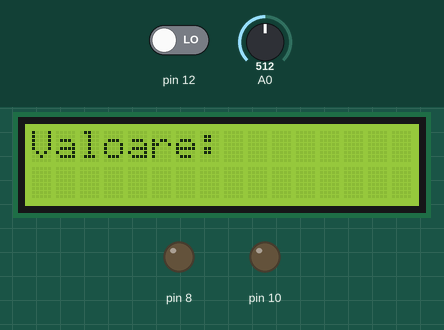
A sketch run on a simulated Arduino Uno, built with avr-gcc and run on an emulated ATmega328P. Parts: 16×2 character LCD, output pins drawn as LEDs (lit = HIGH). The test bench sets the inputs (shaded band); at power-on: pin 12 LOW, A0 = 512.

Above: at 1.2 s.
1.3 s: pin 12 driven HIGH
At 2.3 s:
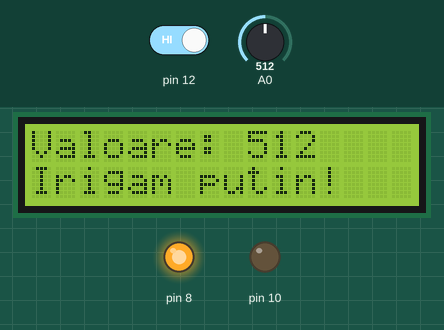
2.8 s: A0 set to 361
At 3.5 s:
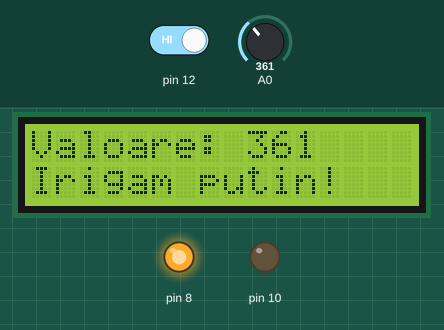
4.3 s: A0 set to 334
At 4.6 s:
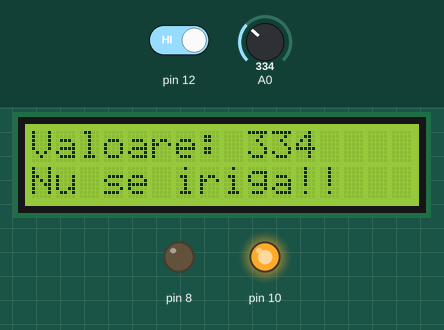
5.8 s: A0 set to 960
At 6.9 s:
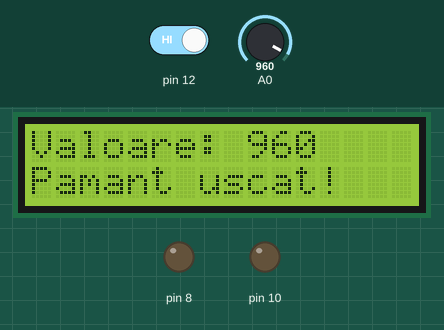
Timing chart, 0 to 8.3 s (numbered marks = the images above; inputs shaded):
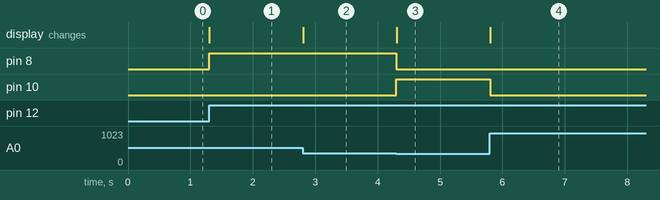

The sketch:

Irigatii.ino
```cpp
#include <LiquidCrystal.h>

class Pin
{
protected:
int pin;
public:
  int Pin_Query()
{
  return pin;
}
};

class LED:public Pin
{
private:

public:
  LED(int x)
  {
    pin=x;
  }

};

class Senzor:public Pin
{
private:
int value;
public:
Senzor(int x)
{
  pin=x;
}
int State()
{
  value=analogRead(pin);
  return value;
}
};

class Buton:public Pin
{
private:
  int value;
public:
Buton(int x)
{
  pin=x;
}
int State()
{
  value=digitalRead(pin);
  return value;
}
};


LED galben(8); //initializam pin prin clasa LED
LED rosu(10);  //initializam pin prin clasa LED

Senzor soil_moisture(A0); //initializam pin prin clasa Senzor

Buton b1(12);  //initializam pin prin clasa Button

int Q[6]={7,6,5,4,3,2}; // RS E DB4 DB5 DB6 DB7

LiquidCrystal lcd(Q[0],Q[1],Q[2],Q[3],Q[4],Q[5]);  //declaram pinii pentru LCD

void setup() {

  Serial.begin(9600);
  lcd.begin(16, 2);
  pinMode(b1.Pin_Query(), INPUT);
  pinMode(galben.Pin_Query(), OUTPUT);
  pinMode(rosu.Pin_Query(), OUTPUT);

 lcd.print("Valoare: ");
}

int umiditate,prag=350;

void loop() {


 if(b1.State()==HIGH) //daca butonul este apasat atunci porneste sistemul
 {
  umiditate=soil_moisture.State();
     lcd.setCursor(9, 0); // se seteaza primul rand, col 9
     lcd.print(umiditate);

    if(umiditate>950) // daca este pamant uscat
    {
      lcd.setCursor(13, 0);
      lcd.print(" ");
      lcd.setCursor(0, 1);
      lcd.print("Pamant uscat!");
      digitalWrite(rosu.Pin_Query(), LOW);
      digitalWrite(galben.Pin_Query(), LOW);


    }
    else
    if(umiditate<950 && umiditate>=350) // pamant umed
    {
 //      lcd.clear();
       digitalWrite(rosu.Pin_Query(), LOW);
       digitalWrite(galben.Pin_Query(), HIGH);
       lcd.setCursor(12, 0);
       lcd.print(" ");
       lcd.setCursor(0, 1);
       lcd.print("Irigam putin!");
    }
    else
    if(umiditate<prag) // daca nu este nevoie de irigatie, prag
    {

       digitalWrite(rosu.Pin_Query(), HIGH);
       digitalWrite(galben.Pin_Query(), LOW);
       lcd.setCursor(12, 0);
       lcd.print(" ");
       lcd.setCursor(0, 1);
       lcd.print("Nu se iriga!");
    }

 }


}
```

Measured:
- the behaviour switches between 350 and 349 on A0 (found by bisection; images 2 and 3)
- after the input at 1.3 s, pin 8: LOW → HIGH at once; the display: changes at once (image 1)
- after the input at 2.8 s, the display: changes at once (image 2)
- after the input at 4.3 s, pin 8: HIGH → LOW at once; pin 10: LOW → HIGH at once; the display: changes at once (image 3)
- after the input at 5.8 s, pin 10: HIGH → LOW at once; the display: changes at once (image 4)
